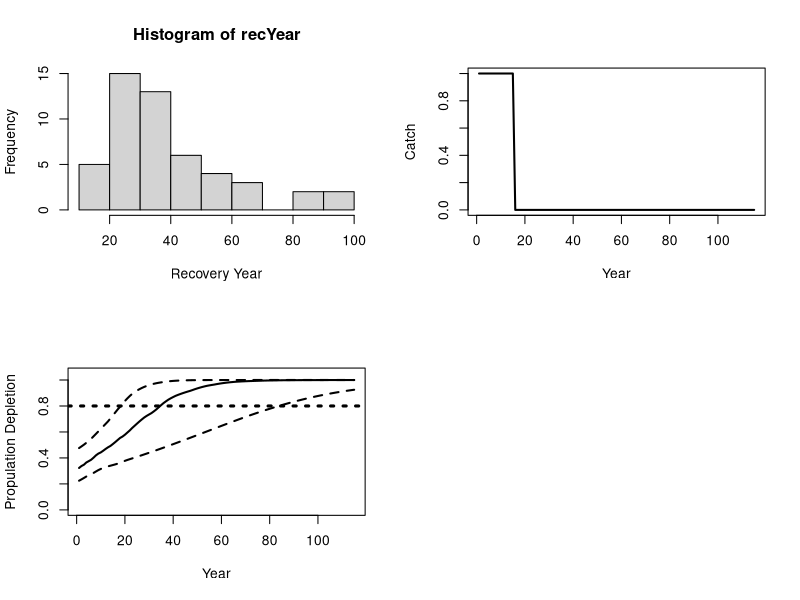
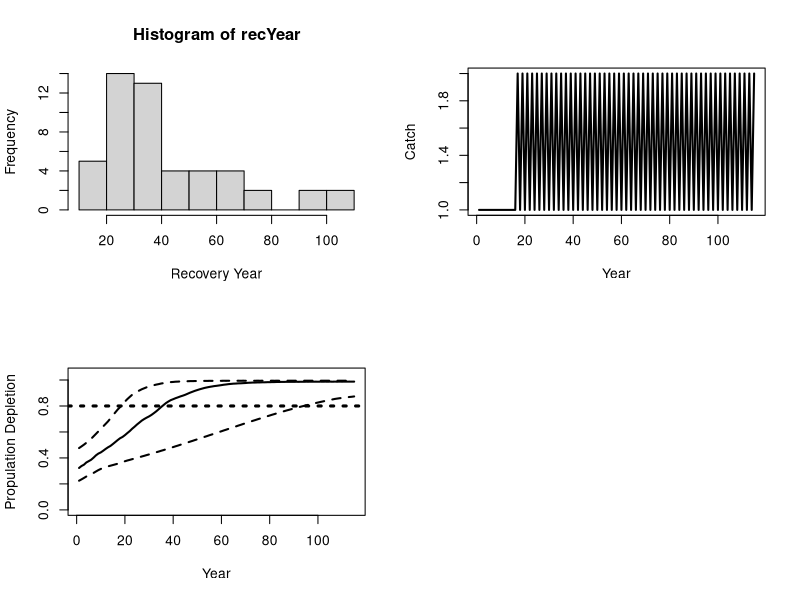
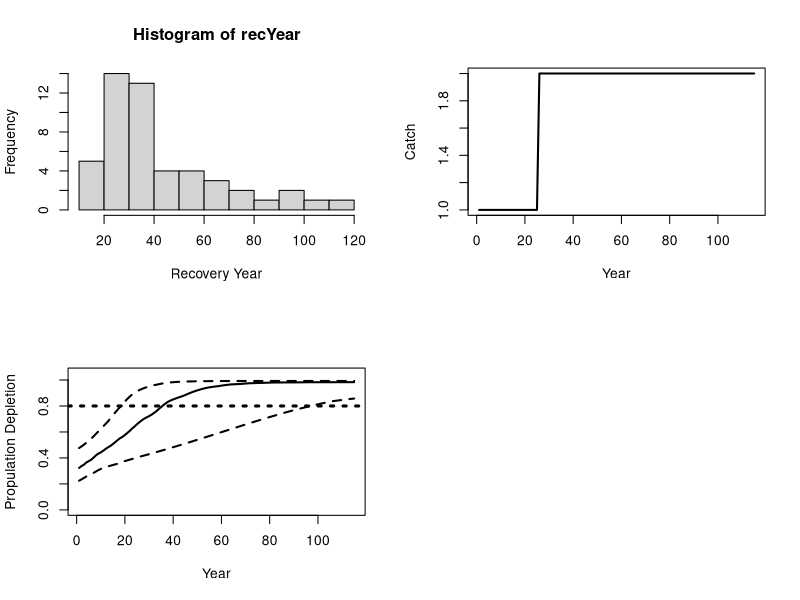
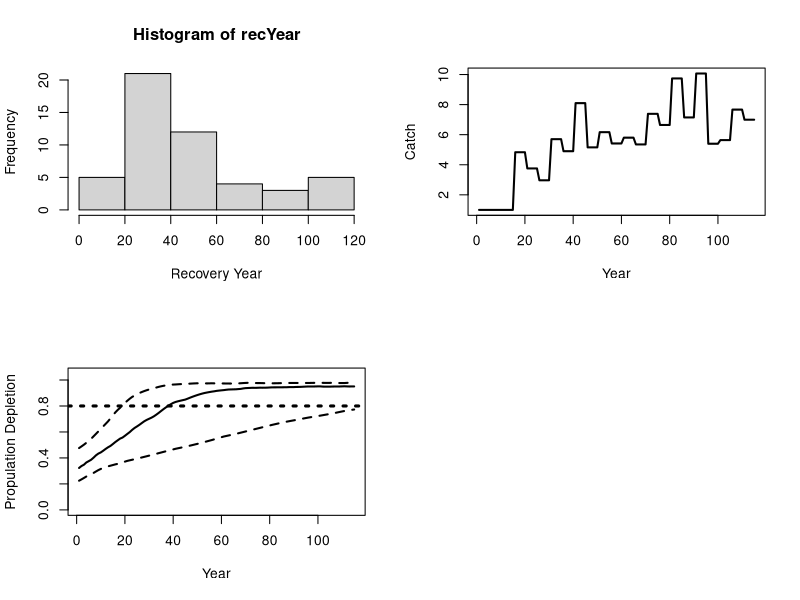

Generate these figures, in order, with R:
Lect12<-function()
{
 set.seed(128)
 ParVals <- GenData(Nsim=500)
 sumpars(ParVals)

 set.seed(128)
 ParVals <- GenData(Nsim=50)
 sumpars(ParVals)
 
 ProjRec1 <- DoProject(ParVals$r,ParVals$K,ParVals$z,ParVals$N1,ParVals$Like,100,0,CVabund=0.2,DoPlot=T,RecY0=NULL)
 TestS <- rep(c(1,2),50)
 ProjRec2 <- DoProject(ParVals$r,ParVals$K,ParVals$z,ParVals$N1,ParVals$Like,100,1,TheCat=TestS,CVabund=0.2,DoPlot=T,RecY0=ProjRec1$recYear)
 TestS <- c(rep(1,10),rep(2,90))
 ProjRec3 <- DoProject(ParVals$r,ParVals$K,ParVals$z,ParVals$N1,ParVals$Like,100,1,TheCat=TestS,CVabund=0.2,DoPlot=T,RecY0=ProjRec1$recYear)
 ProjRec4 <- DoProject(ParVals$r,ParVals$K,ParVals$z,ParVals$N1,ParVals$Like,100,2,TheCat=TestS,CVabund=0.2,DoPlot=T,RecY0=ProjRec1$recYear)
 NULL
    
}

NmsyKz <- function(z,NmsyK) { 1-(z+1)*NmsyK^z }

# =========================================================================================================================================================================

GenData<-function(Nsim=100)
{
 print(Nsim)    
 
# Create the vectors of parameters
 NmsyK <- runif(Nsim,0.5,0.7)
 K <- runif(Nsim,1000,2000)
 N1 <- rnorm(Nsim,500,50)
 MSYNmsy <- runif(Nsim,0.01,0.05)
 z <- rep(0,Nsim)

 # Solve for z given NMsy/K
 for (I in 1:Nsim)
  {
    xx <- uniroot(NmsyKz,NmsyK=NmsyK[I],lower=1,upper=100)
    z[I] <- xx$root
    print(c(z[I],NmsyK[I],NmsyKz(z[I],NmsyK[I])))
  }

 # Compute r
 r <- MSYNmsy/(1-NmsyK^z)

 Ncurr <- N1
 for (Iyear in 1:14)
   Ncurr <- Ncurr + r*Ncurr*(1-(Ncurr/K)^z) - 1
 Like <- exp(-1*(Ncurr-625)^2/(2*75*75))
 TotLike <- sum(Like)
 Like <- Like / sum(Like)*100

 # Output
 Params <- NULL
 Params$r <- r
 Params$K <- K
 Params$z <- z
 Params$N1 <- N1
 Params$Like <- Like
 Params$NmsyK <- NmsyK
 Params$MSYNmsy <- MSYNmsy
 return(Params)
}

# =========================================================================================================================================================================

sumpars<-function(ParVals)
 {


 Npost = 1000
 Nsim <- length(ParVals$N1)
 Post <- matrix(0,ncol=4,nrow=Npost)

 }
# =========================================================================================================================================================================
DoProject <- function(r,K,z,N1,Like,NprojYear=100,Ctype=0,RecDef=0.8,TheCat=NULL,Rmax=0.02,Fr=0.5,CVabund=0.2,DoPlot=F,RecY0)
{
 # Extract Nsim
 Nsim <- length(r)

 Simout <- matrix(0,ncol=Nsim,nrow=(16+NprojYear))
 Catches <- rep(1,15+NprojYear)
 recYear <- rep(0,Nsim)

 # Set up the numbers and project to the start of the first "real" year
 Simout[1,] <- N1
 for (Iyear in 1:15)
   Simout[Iyear+1,] <- Simout[Iyear,] + r*Simout[Iyear,]*(1-(Simout[Iyear,]/K)^z) - 1
   
 # Project forward (simulation by simulation)
 for (Isim in 1:Nsim)
  {
   found <- F
   for (Iyear in 1:NprojYear)
     {
      IyrAct <- Iyear+15    
    
      # Check for recovery
      if (Simout[IyrAct,Isim] > RecDef*K[Isim] && found == F) 
          { found <- T; recYear[Isim] <- IyrAct }
    
      # Catch strategy
      if (Ctype==0) Catch <- 0  
      if (Ctype==1) Catch <- TheCat[Iyear]
      if (Ctype==2)
        {
         # PBR happens every 5th year
         if (Iyear %% 5 == 1)
           {
            Nval <- Simout[IyrAct,Isim]*exp(rnorm(1,0,CVabund))
            Nminq <- qnorm(0.2,0,1)
            Nmin <- Nval*exp(Nminq*CVabund)
            Catch <- 0.5*Rmax*Nmin*Fr
            if (Catch < 0) Catch = 0
           }
         }
    
      # Store the catch
      Catches[IyrAct] <- Catch 
    
      # Project forward
      Simout[IyrAct+1,Isim] <- Simout[IyrAct,Isim] + r[Isim]*Simout[IyrAct,Isim]*(1-(Simout[IyrAct,Isim]/K[Isim])^z[Isim]) - Catch
      if (Simout[IyrAct+1,Isim] < 1) Simout[IyrAct+1,Isim] <- 1
      }  
      Simout[,Isim] <- Simout[,Isim]/K[Isim] 
     if (found == F)
      recYear[Isim] <- 15+NprojYear
    }

 # Results
 # print(recYear)
 if (Ctype!=0)
  {
   DiffProb <- 0
   DiffProb <- sum(Like * (recYear-RecY0)/(RecY0-15))
   print(c(paste("Percentage difference in recovery probability ",format(DiffProb,digits=5) )))
  }

  
 if (DoPlot)
  {
   par(mfrow=c(2,2))
   
   # Histogram opf recovery
   hist(recYear,xlab="Recovery Year")

   # catches (last simulation)
   Years <-c(1:(15+NprojYear))
   plot(Years,Catches,xlab="Year",ylab="Catch",type='l',lty=1,lwd=2) 

   # Time-trajectories of depletion
   Y <- rep(1.0,15+NprojYear)
   maxy <- 1.05
   for (Iyear in 1:(15+NprojYear))
    Y[Iyear] <- quantile(Simout[Iyear,],prob=0.95)
   plot(Years,Y,xlab="Year",ylab="Propulation Depletion",type='n',ylim=c(0,maxy))
   lines(Years,Y,lty=2,lwd=2)
   for (Iyear in 1:(15+NprojYear))
    Y[Iyear] <- quantile(Simout[Iyear,],prob=0.5)
   lines(Years,Y,lty=1,lwd=2)
   for (Iyear in 1:(15+NprojYear))
    Y[Iyear] <- quantile(Simout[Iyear,],prob=0.05)
   lines(Years,Y,lty=2,lwd=2)
   abline(RecDef,0,lty=3,lwd=3)
  }
 NULL

 results <- NULL
 results$recYear <- recYear
 return(results)
 NULL
}
# =========================================================================================================================================================================

Lect12()
